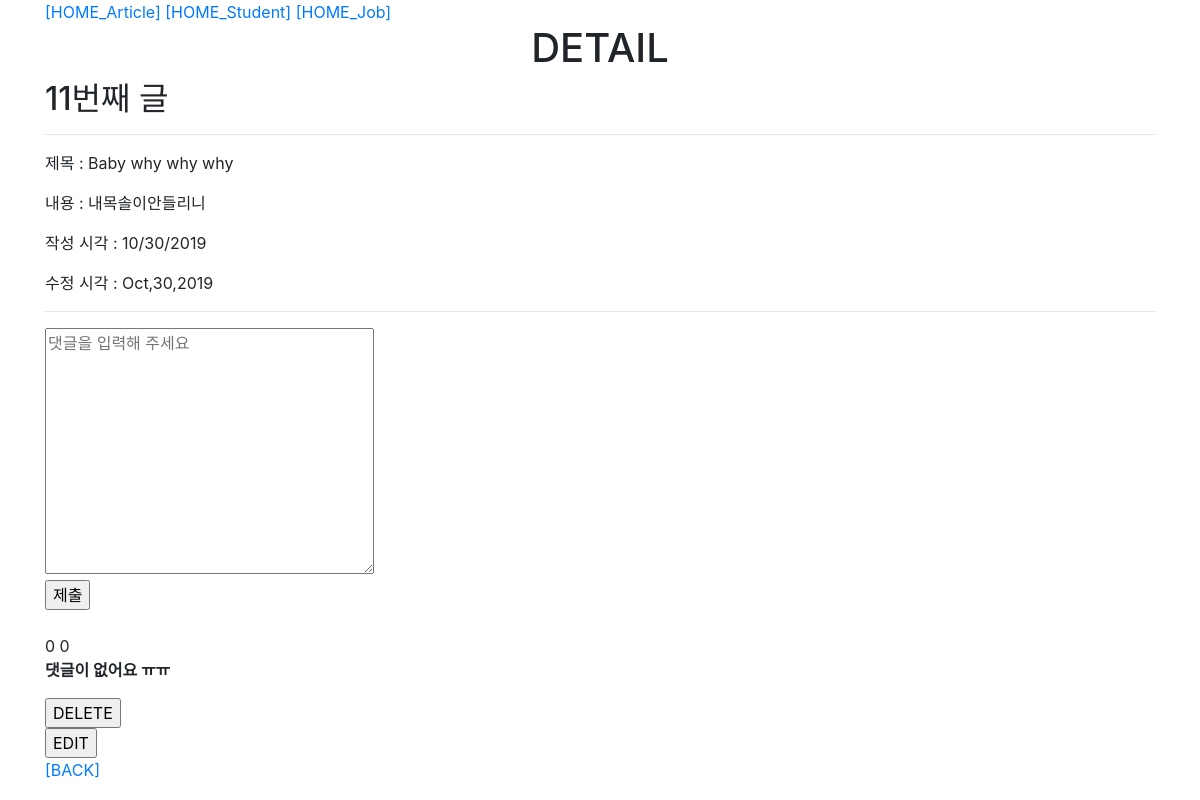
The app's page /articles/11/, older data.
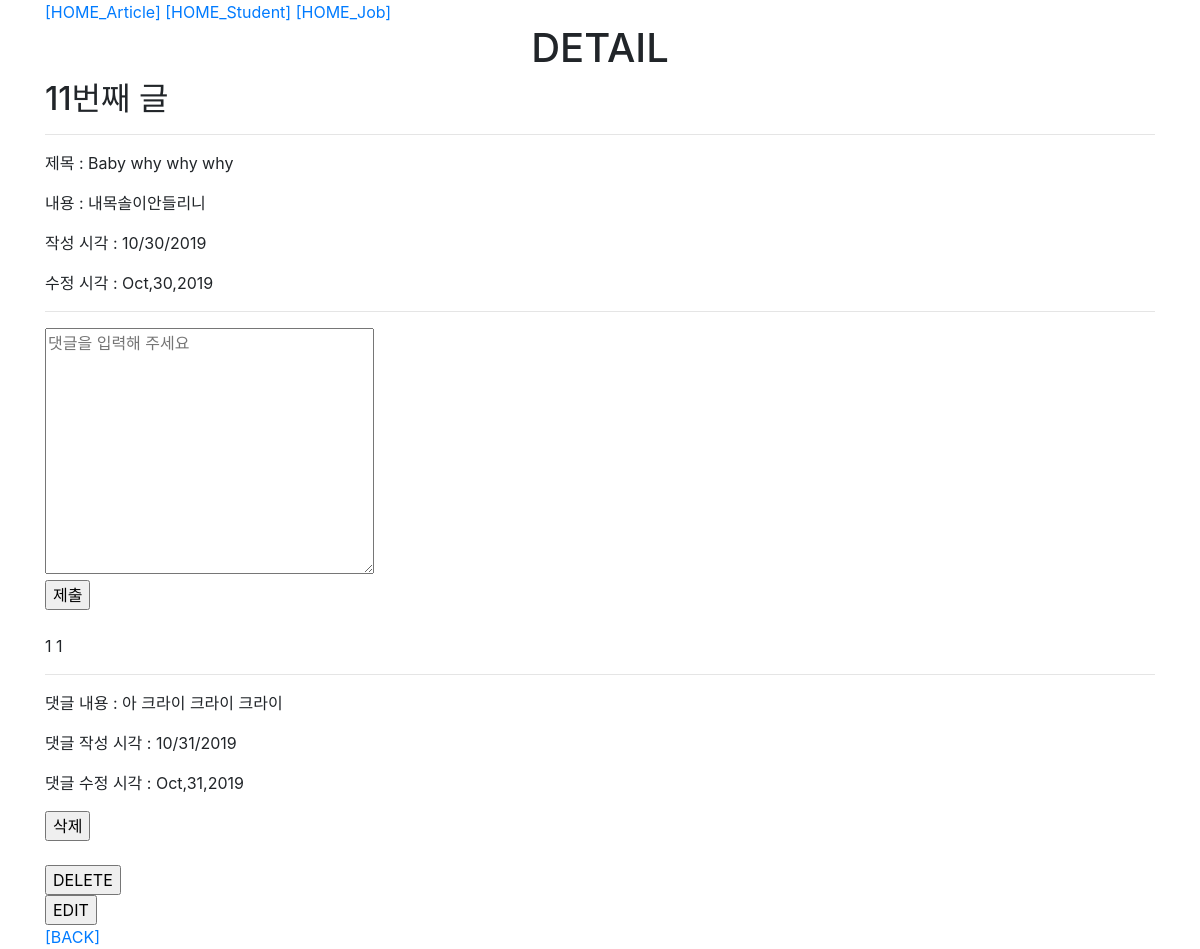
The same page, newer data.
### articles/models.py (models this page shows, shortened)
class Article(models.Model):
    title = models.CharField(max_length=20)
    content = models.TextField()
    created_at = models.DateTimeField(auto_now_add=True)
    updated_at = models.DateTimeField(auto_now=True)
    class Meta:
        ordering = ['-pk',]

class Comment(models.Model):
    content = models.CharField(max_length=20)
    created_at = models.DateTimeField(auto_now_add=True)
    updated_at = models.DateTimeField(auto_now=True)
    article = models.ForeignKey(Article, on_delete=models.CASCADE, related_name="comments")
    class Meta:
        ordering = ['-pk', ]

### articles/views.py (the view)
# urls.py: path('<int:pk>/', views.detail, name="detail"),
def detail(request, pk):
    article = Article.objects.get(pk=pk)
    comments = article.comments.all()
    context = {'article' : article, 'comments' : comments}
    return render(request, 'articles/detail.html', context)

### articles/templates/articles/detail.html (shortened to what this page needs)
{% extends 'base.html' %}
{% block content %}
    <h1 class="text-center">DETAIL</h1>
    <h2>{{ article.pk }}번째 글</h2>
    <hr>
    <p>제목 : {{ article.title }}</p>
    <p>내용 : {{ article.content }}</p>
    <p>작성 시각 : {{ article.created_at|date:"SHORT_DATE_FORMAT" }}</p>
    <p>수정 시각 : {{ article.updated_at|date:"M,j,Y" }}</p>
    <hr>
    <form action="{% url 'articles:comment_create' article.pk %}" method="POST">
        <textarea name="content" cols="30" rows="10" placeholder="댓글을 입력해 주세요"></textarea><br>
        <input type="submit" value="제출">
    </form>
    <br>
    {{ comments|length }}
    {{ article.comments.all|length }}
    {% for comment in comments %}
        <hr>
        <p>댓글 내용 : {{ comment.content }}</p>
        <p>댓글 작성 시각 : {{ comment.created_at|date:"SHORT_DATE_FORMAT" }}</p>
        <p>댓글 수정 시각 : {{ comment.updated_at|date:"M,j,Y" }}</p>
        <form action="{% url 'articles:comment_delete' article.pk comment.pk %}" method="POST">
                <input type="submit" value="삭제" onclick="return confirm('정말 댓글을 삭제하시겠습니까?')">
            </form>
        <br>
        {% empty %}
        <p><strong>댓글이 없어요 ㅠㅠ</strong></p>
    {% endfor %}
    <form action="{% url 'articles:delete' article.pk %}", method="POST">
        <input type="submit" value="DELETE" onclick="return confirm('삭제하시겠어요?')">
    </form>
    <form action="{% url 'articles:update' article.pk %}", method="GET">
        <input type="submit" value="EDIT">
    </form>
    <a href="{% url 'articles:index' %}">[BACK]</a>
{% endblock %}

Row changes from the older to the newer data that the page shows:
computed for Article "Baby why why why": comments.all|length "0" → "1"
added Comment: content "아 크라이 크라이 크라이", created_at "10/31/2019", updated_at "Oct,31,2019"
Text that changed along with them:
{{ comments|length }}: "0" → "1"
text no longer shown: "댓글이 없어요 ㅠㅠ"
